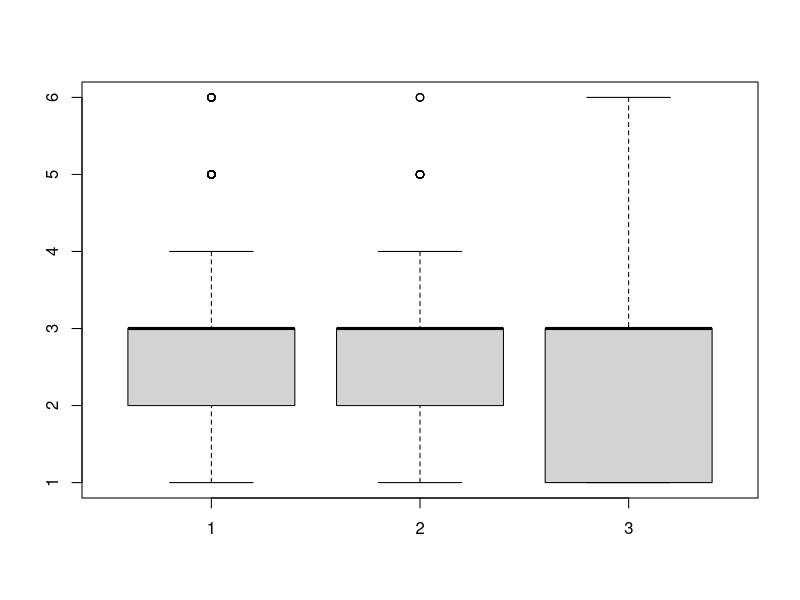
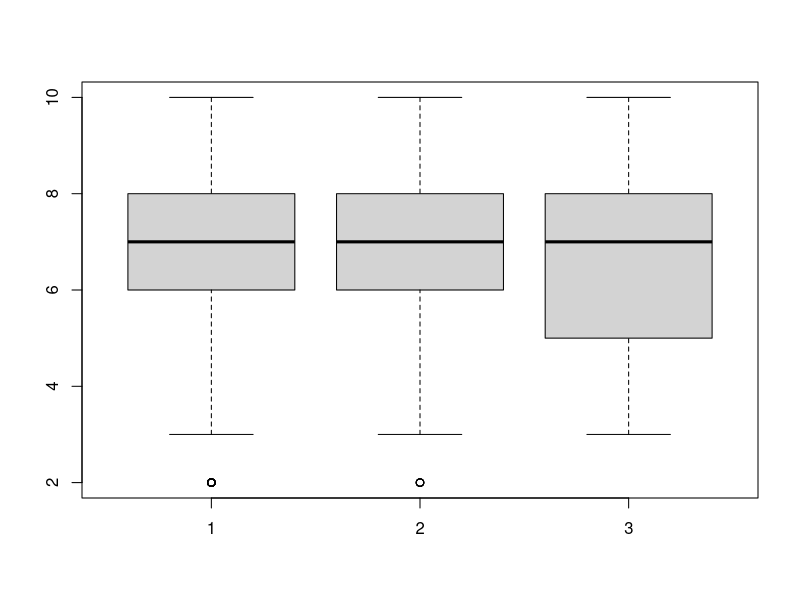
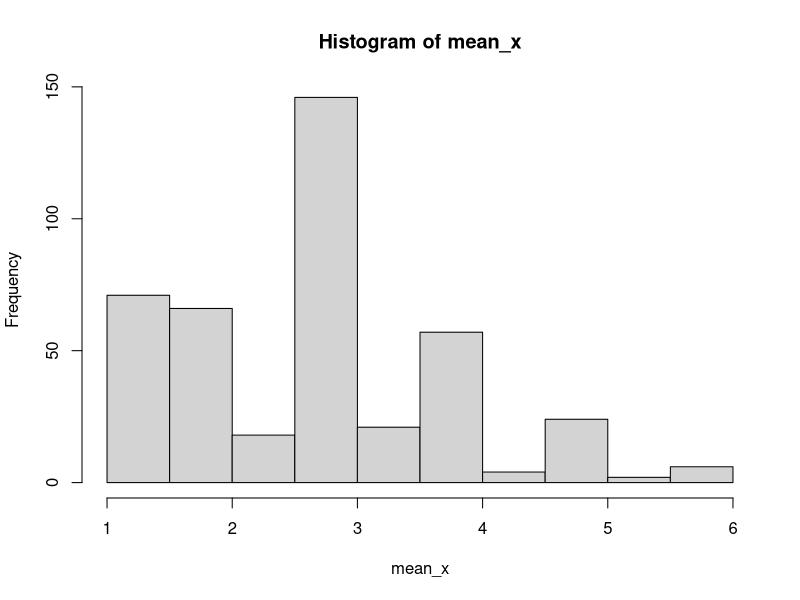
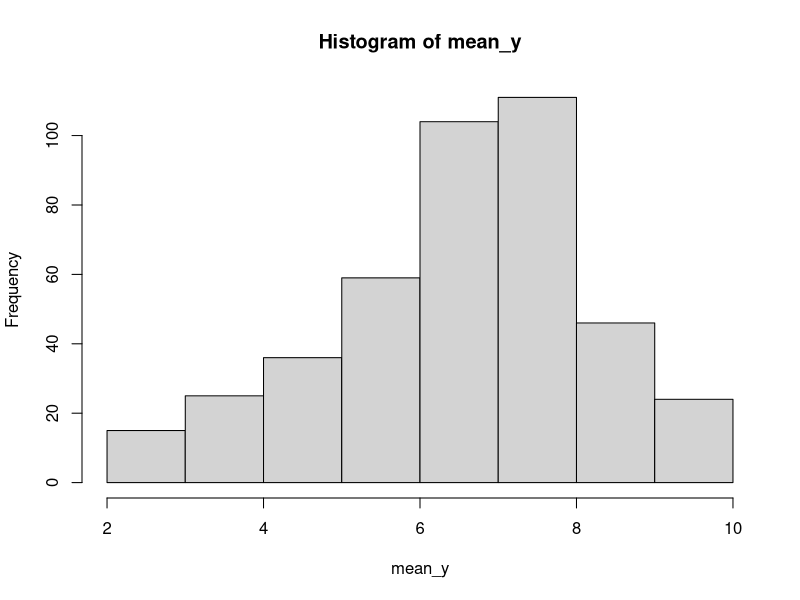

Write R code to recreate these figures, in order. (Note: this script raises an error after producing the figures.)
## ---- chunk 1
dat <- read.csv("jobsearchgrief.csv")
## ---- chunk 2
boxplot(dat$x1, dat$x2, dat$x3)
boxplot(dat$y1, dat$y2, dat$y3)
## ---- chunk 3
mean_x <- rowMeans(dat[, c("x1", "x2", "x3")], na.rm = TRUE)
mean_y <- rowMeans(dat[, c("y1", "y2", "y3")], na.rm = TRUE)
hist(mean_x)
hist(mean_y)
## ---- chunk 4
mod_CLPM <- '
  x2 + y2 ~ x1 + y1
  x3 + y3 ~ x2 + y2

  # covariance observed variables first wave
  x1 ~~ y1
  # covariance residuals second and third wave
  x2 ~~ y2
  x3 ~~ x3
'
## ---- chunk 5
if (!require("lavaan")) install.packages("lavaan")
library(lavaan)
fit_CLPM <- sem(mod_CLPM, data = dat, missing = "ML")
summary(fit_CLPM)
standardizedSolution(fit_CLPM)
## ---- chunk 6
mod_CLPM_c <- '
  # within-person centered variables
  wx1 =~ 1*x1
  wx2 =~ 1*x2
  wx3 =~ 1*x3 
  wy1 =~ 1*y1
  wy2 =~ 1*y2
  wy3 =~ 1*y3
  
  # no measurement error in the observed scores
  x1 ~~ 0*x1
  x2 ~~ 0*x2
  x3 ~~ 0*x3
  y1 ~~ 0*y1
  y2 ~~ 0*y2
  y3 ~~ 0*y3
  
  # lagged effects between within-person centered variables
  wx2 + wy2 ~ wx1 + wy1
  wx3 + wy3 ~ wx2 + wy2

  # covariance centered variables first wave
  wx1 ~~ wy1
  # covariances residuals second and third wave
  wx2 ~~ wy2
  wx3 ~~ wx3
'

fit_CLPM_c <- sem(mod_CLPM_c, data = dat, missing = "ML")
summary(fit_CLPM_c)
standardizedSolution(fit_CLPM_c)
